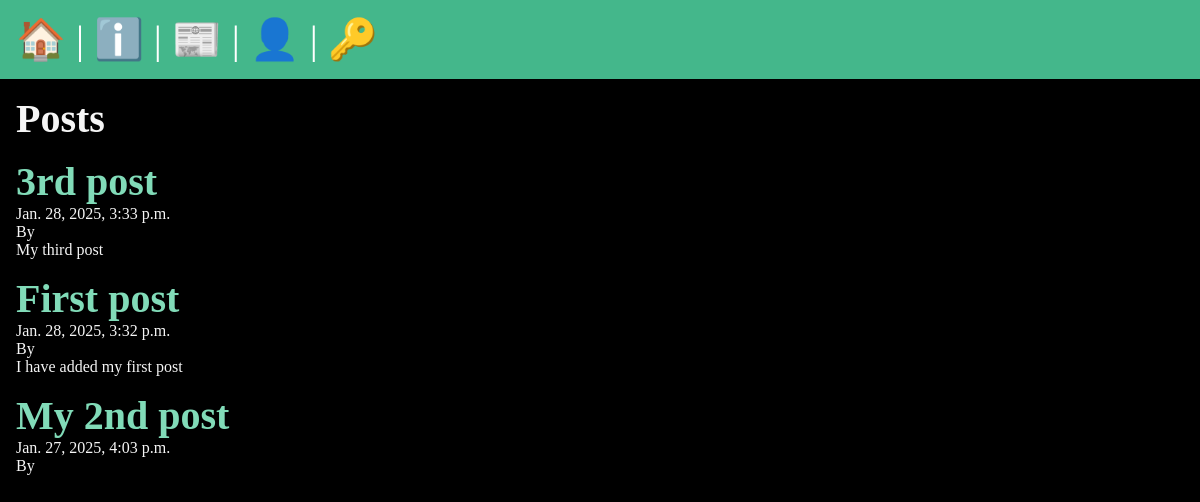
/posts/, run on an earlier commit of the app's database.
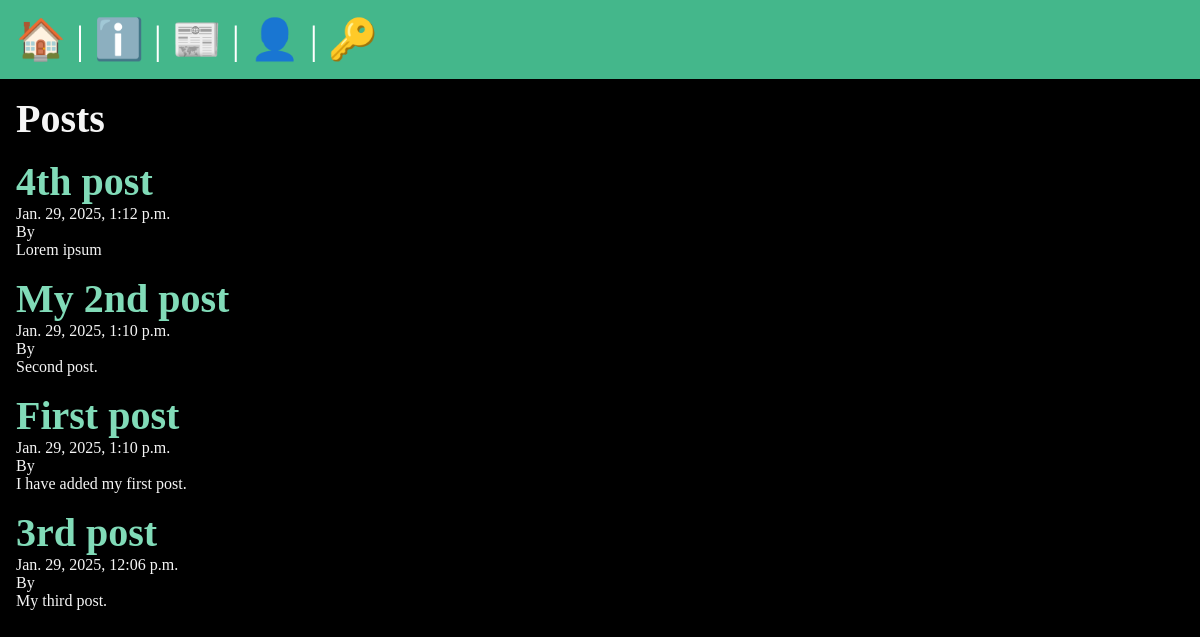
And on a later commit of the database.
### posts/models.py (models this page shows, shortened)
class Post(models.Model):
    title = models.CharField(max_length = 75)
    body = models.TextField()
    slug = models.SlugField()
    date = models.DateTimeField(auto_now=True)
    banner = models.ImageField(default='fallback.png', blank=True)
    author = models.ForeignKey(User, on_delete=models.CASCADE, default=None)

### posts/views.py (the view)
# urls.py: path('', views.posts_list, name="list"),
def posts_list(request):
    return render(request, 'posts/posts_list.html', {'posts': posts})

### posts/templates/posts/posts_list.html (shortened to what this page needs)
{% extends 'layout.html' %}
{% block content %}
<section>
    <h1>Posts</h1>
    {% for post in posts %}
        <article class="post">
            <h2>
                <a href="{% url 'posts:page' slug=post.slug %}">
                    {{post.title}}
                </a>
            </h2>
            <p>{{post.date}}</p>
            <p>By {{post.author}}</p>
            <p>{{post.body}}</p>
        </article>
    {% endfor %}
</section>
{% endblock %}

### templates/layout.html (shortened to what this page needs)
<!DOCTYPE html>
{% load static %}
<html lang="en">
<head>
    <link rel="stylesheet" href="{% static 'css/style.css' %}">
</head>
<body>
    <nav>
        <a href="http:/">
            <span role="img" aria-label="Home" title="Home">
                🏠
            </span>
        </a> |
        <a href="http:/about">
            <span role="img" aria-label="About" title="About">
                ℹ️
            </span>
        </a> |
        <a href="{% url 'posts:list' %}">
            <span role="img" aria-label="Posts" title="Posts">
                📰
            </span>
        </a> |
        {% if user.is_authenticated %}
        <a href="{% url 'posts:new-post' %}">
            <span role="img" aria-label="Create a new post" title="Create a new post">
                ✏️
            </span>
        </a> |
        <form class="logout" action="{% url 'users:logout' %}" method="post">
            {% csrf_token %}
            <button class="logout-button" aria-label="Logout" title="Logout">👋</button>
        </form>
        {% else %}
            <a href="{% url 'users:register' %}">
                <span role="img" aria-label="Register a user" title="Register a user">
                    👤
                </span>
            </a> |
            <a href="{% url 'users:login' %}">
                <span role="img" aria-label="Log in" title="Log in">
                    🔑
                </span>
            </a>
        {% endif %}
    </nav>
    <main>
        {% block content %}
        {% endblock %}
    </main>
</body>
</html>

### static/css/style.css (style rules this page uses)
* { margin: 0; padding: 0; box-sizing: border-box; }
body { min-height: 100vh; background-color: black; color: whitesmoke; font-size: 3rem; }
nav { padding: 1rem; background-color: #44B78B; color: white; font-size: 2.5rem; }
main { padding: 1rem; }
section { display: flex; flex-flow: column; gap: 1rem; }
h1, h2 { font-size: 2.5rem; }
p { font-size: 1rem; }
a { text-decoration: none; color: #81dbb8; }

What changed in the data, as far as the page shows it:
added Post: title "4th post", date "Jan. 29, 2025, 1:12 p.m.", body "Lorem ipsum"
changed Post "My 2nd post": date "Jan. 27, 2025, 4:03 p.m." → "Jan. 29, 2025, 1:10 p.m."; body (not shown) → "Second post."; moves up the list
changed Post "First post": date "Jan. 28, 2025, 3:32 p.m." → "Jan. 29, 2025, 1:10 p.m."; body "I have added my first post" → "I have added my first post."; moves down the list
changed Post "3rd post": date "Jan. 28, 2025, 3:33 p.m." → "Jan. 29, 2025, 12:06 p.m."; body "My third post" → "My third post."
